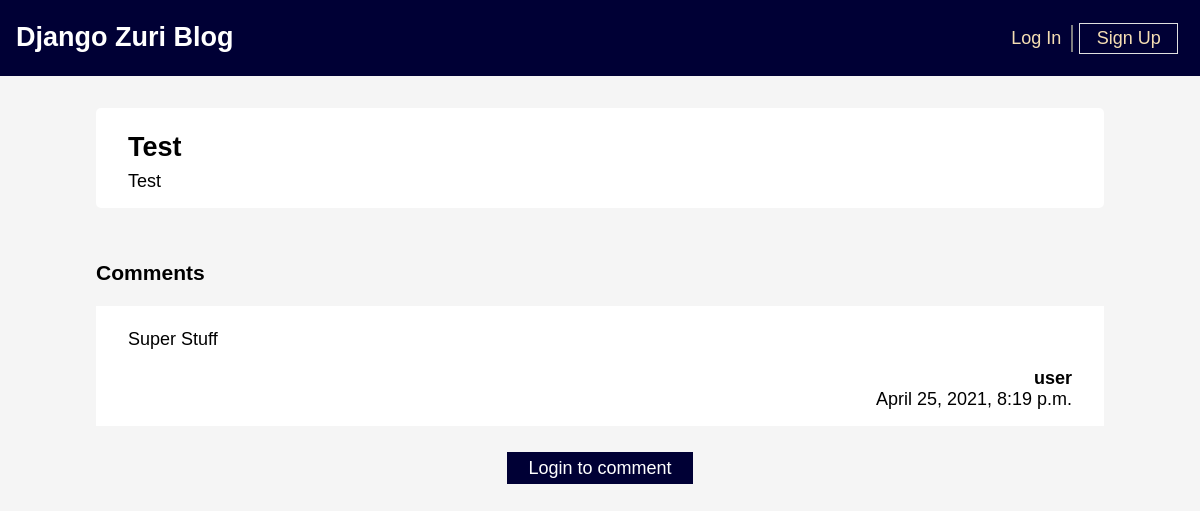
/post/5/, run on the app's committed database.
### blog/models.py (models this page shows, shortened)
class Post(models.Model):
    title = models.CharField(max_length=300)
    author = models.ForeignKey("auth.user", on_delete=models.CASCADE)
    body = models.TextField()

class Comment(models.Model):
    post = models.ForeignKey('blog.Post',on_delete=models.CASCADE, related_name='comments')
    name = models.CharField(max_length=200, default = 'user')
    body = models.TextField()
    created_date = models.DateTimeField(default=timezone.now)
    class Meta:
        ordering = ['created_date']

### blog/views.py (the view)
# urls.py: path('post/<int:pk>/', BlogDetailView.as_view(), name='post_detail'),
class BlogDetailView(DetailView):
    model = Post
    template_name = 'post_detail.html'

### templates/post_detail.html (shortened to what this page needs)
{% extends 'base.html' %}
{% block content %}
    <div class = "post-entry">
        <h2>{{post.title}}</h2>
        <p>{{post.body}}</p>
    </div>
    <div class="comments">
        <h3>Comments</h3>
        {% for comment in post.comments.all %}
            <div class="comment">
                <div><p>{{ comment.body }}</p></div>
                <strong>{{ comment.name }}</strong>
                <div>{{ comment.created_date }}</div>
            </div>
        {% empty %}
            <p>No comments here yet :(</p>
        {% endfor %}
        {% if request.user.is_authenticated%}
            <div><a class = "comments-action" href="{% url 'add_comment_to_post' pk=post.pk %}">Add comment</a></div>
        {% else %}
            <div><a class = "comments-action" href="{% url 'login'%}">Login to comment</a></div>
        {% endif %}
    </div>
{% endblock %}

### static/css/base.css (style rules this page uses)
body { font-family: 'Lucida Sans', 'Lucida Sans Regular', 'Lucida Grande', 'Lucida Sans Unicode', Geneva, Verdana, sans-serif; font-size: 18px; background-color: #f5f5f5; margin: 0; }
.post-entry { background-color: white; border-radius: 5px; margin: 1rem 6rem; padding: 1rem 2rem; }
.post-entry h2 { margin-bottom: 2rem; margin: 0.5rem 0; }
.post-entry p { margin: 0; font-weight: 400; }
.comments { margin: 1rem 6rem; padding: 1rem 0; }
.comments>div:last-of-type { text-align: center; margin-top: 2rem; }
.comments-action { border: 1px solid #000035; padding: 0.5% 2%; text-decoration: none; color: white; background-color: #000035; }
.comment { text-align: end; background-color: white; margin-bottom: 1em; padding:0 2rem; padding-bottom: 1rem; padding-top: 0.3rem; }
.comment div:first-of-type { text-align: start; }

### data on the page
Post: title "Test", body "Test"
Comment: body "Super Stuff", name "user", created_date "April 25, 2021, 8:19 p.m."
